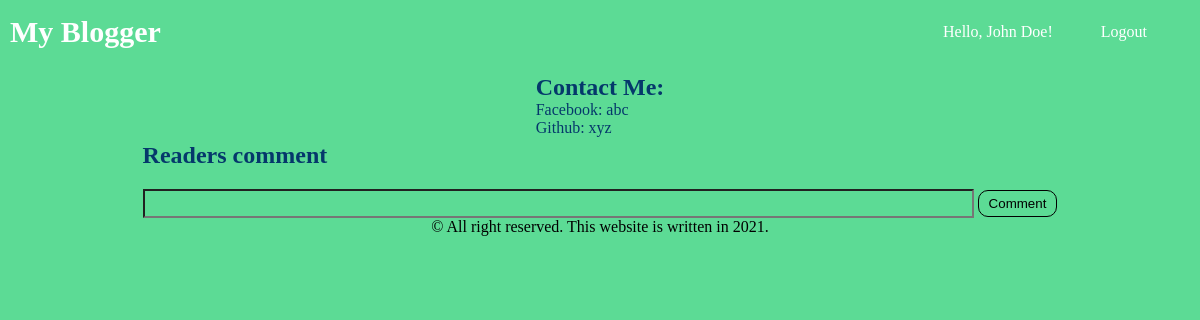
The app's page /posts/3 (signed in), older data.
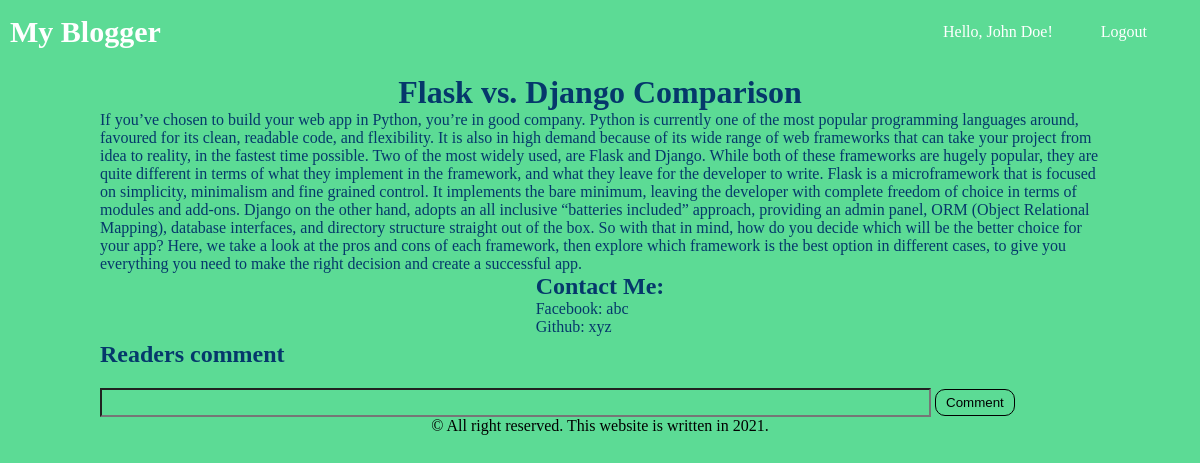
The same page, newer data.
### app/models.py (models this page shows, shortened)
class Post(db.Model):
    id = db.Column(db.Integer, primary_key=True)
    title = db.Column(db.String(50))
    body = db.Column(db.String(140))
    timestamp = db.Column(db.TIMESTAMP, index=True, default=datetime.now)
    comments = db.relationship('Comment', backref='post', lazy='joined')

### app/routes.py (the view)
@app.route('/posts/<int:post_id>', methods=['GET', 'POST'])
def detail(post_id):
    form = CommentForm()
    if request.method == 'POST':
        comment = Comment(value=form.value.data, post_id=post_id, user_id=current_user.get_id())
        db.session.add(comment)
        db.session.commit()
    post = Post.query.filter_by(id=post_id).first()
    post_comments = Comment.query.join(User).filter(Comment.post_id == post_id).all()
    return render_template('detail.html', title='Post Detail', post=post, form=form, postComments=post_comments)

### app/forms.py
class CommentForm(FlaskForm):
    value = StringField()
    submit = SubmitField('Comment')

### app/models.py (called while the page is built)
@login.user_loader
def load_user(id):
    return User.query.get(int(id))

### app/templates/detail.html (shortened to what this page needs)
{% extends "base.html" %}
{% block style %}
    <link rel="stylesheet" href="{{ url_for('static', filename='styles/detail.css') }}">
{% endblock %}
{% block content %}
    <h1>{{ post.title }}</h1>
    <p>{{ post.body }}</p>
    <div>
        <h2>Contact Me: </h2>
        <a href="#" style="color: #05386B;">Facebook: abc</a><br>
        <a href="#" style="color: #05386B;">Github: xyz</a>
    </div>
    <div class="comment">
        <h2>Readers comment</h2>
    </div>
    {% if current_user.is_authenticated %}
        <form action="" method="post">
            {{ form.value(size=100, class_="comment") }}
            {{ form.submit() }}
        </form>
    {% endif %}
{% endblock %}

Row changes from the older to the newer data that the page shows:
added Post: title "Flask vs. Django Comparison", body "If you’ve chosen to build your web app in Python, you’re in good company. Python is currently one of the most popular programming languages around, favoured for its clean, readable code, and flexibility. It is also in high demand because of its wide range of web frameworks that can take your project from idea to reality, in the fastest time possible. Two of the most widely used, are Flask and Django. While both of these frameworks are hugely popular, they are quite different in terms of what they implement in the framework, and what they leave for the developer to write. Flask is a microframework that is focused on simplicity, minimalism and fine grained control. It implements the bare…"
